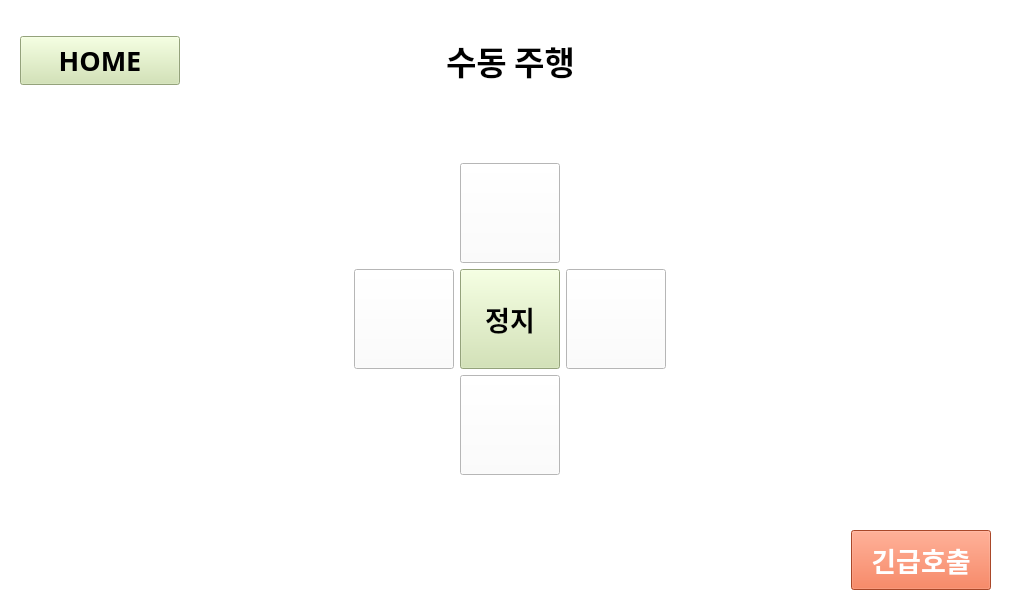
<?xml version="1.0" encoding="UTF-8"?>
<ui version="4.0">
 <class>MainWindow</class>
 <widget class="QMainWindow" name="MainWindow">
  <property name="geometry">
   <rect>
    <x>0</x>
    <y>0</y>
    <width>1024</width>
    <height>600</height>
   </rect>
  </property>
  <property name="sizePolicy">
   <sizepolicy hsizetype="Fixed" vsizetype="Fixed">
    <horstretch>0</horstretch>
    <verstretch>0</verstretch>
   </sizepolicy>
  </property>
  <property name="minimumSize">
   <size>
    <width>1024</width>
    <height>600</height>
   </size>
  </property>
  <property name="maximumSize">
   <size>
    <width>1024</width>
    <height>600</height>
   </size>
  </property>
  <property name="font">
   <font>
    <family>Malgun Gothic</family>
    <pointsize>10</pointsize>
    <weight>75</weight>
    <bold>true</bold>
   </font>
  </property>
  <property name="windowTitle">
   <string>MainWindow</string>
  </property>
  <property name="autoFillBackground">
   <bool>false</bool>
  </property>
  <property name="styleSheet">
   <string notr="true">background-color: white;</string>
  </property>
  <widget class="QWidget" name="centralwidget">
   <widget class="QWidget" name="horizontalLayoutWidget">
    <property name="geometry">
     <rect>
      <x>0</x>
      <y>0</y>
      <width>1021</width>
      <height>121</height>
     </rect>
    </property>
    <layout class="QHBoxLayout" name="layout_title">
     <item>
      <widget class="QPushButton" name="btn_home">
       <property name="sizePolicy">
        <sizepolicy hsizetype="Fixed" vsizetype="Fixed">
         <horstretch>0</horstretch>
         <verstretch>0</verstretch>
        </sizepolicy>
       </property>
       <property name="minimumSize">
        <size>
         <width>180</width>
         <height>0</height>
        </size>
       </property>
       <property name="sizeIncrement">
        <size>
         <width>0</width>
         <height>0</height>
        </size>
       </property>
       <property name="font">
        <font>
         <family>Malgun Gothic</family>
         <pointsize>20</pointsize>
         <weight>75</weight>
         <bold>true</bold>
        </font>
       </property>
       <property name="styleSheet">
        <string notr="true">margin-left: 20px;
background-color: #cfe3ac;
padding: 5px 0;</string>
       </property>
       <property name="text">
        <string>HOME</string>
       </property>
      </widget>
     </item>
     <item>
      <widget class="QLabel" name="title">
       <property name="font">
        <font>
         <family>Malgun Gothic</family>
         <pointsize>25</pointsize>
         <weight>75</weight>
         <bold>true</bold>
        </font>
       </property>
       <property name="styleSheet">
        <string notr="true">text-align: center;</string>
       </property>
       <property name="text">
        <string>수동 주행</string>
       </property>
       <property name="alignment">
        <set>Qt::AlignCenter</set>
       </property>
      </widget>
     </item>
     <item>
      <widget class="QPushButton" name="pushButton_7">
       <property name="sizePolicy">
        <sizepolicy hsizetype="Fixed" vsizetype="Fixed">
         <horstretch>0</horstretch>
         <verstretch>0</verstretch>
        </sizepolicy>
       </property>
       <property name="minimumSize">
        <size>
         <width>180</width>
         <height>0</height>
        </size>
       </property>
       <property name="sizeIncrement">
        <size>
         <width>0</width>
         <height>0</height>
        </size>
       </property>
       <property name="font">
        <font>
         <family>Malgun Gothic</family>
         <pointsize>20</pointsize>
         <weight>75</weight>
         <bold>true</bold>
        </font>
       </property>
       <property name="styleSheet">
        <string notr="true">margin-left: 20px;
background-color: white;
padding: 10px 0;
</string>
       </property>
       <property name="text">
        <string/>
       </property>
       <property name="flat">
        <bool>true</bool>
       </property>
      </widget>
     </item>
    </layout>
   </widget>
   <widget class="QWidget" name="verticalLayoutWidget">
    <property name="geometry">
     <rect>
      <x>0</x>
      <y>119</y>
      <width>1021</width>
      <height>401</height>
     </rect>
    </property>
    <layout class="QHBoxLayout" name="layout_contents">
     <item>
      <spacer name="horizontalSpacer">
       <property name="orientation">
        <enum>Qt::Horizontal</enum>
       </property>
       <property name="sizeType">
        <enum>QSizePolicy::Fixed</enum>
       </property>
       <property name="sizeHint" stdset="0">
        <size>
         <width>50</width>
         <height>20</height>
        </size>
       </property>
      </spacer>
     </item>
     <item>
      <layout class="QVBoxLayout" name="layout_contents_inside">
       <property name="sizeConstraint">
        <enum>QLayout::SetMinimumSize</enum>
       </property>
       <item>
        <layout class="QVBoxLayout" name="verticalLayout">
         <item>
          <layout class="QGridLayout" name="gridLayout">
           <item row="1" column="1">
            <widget class="QPushButton" name="pushButton_3">
             <property name="sizePolicy">
              <sizepolicy hsizetype="Fixed" vsizetype="Fixed">
               <horstretch>0</horstretch>
               <verstretch>0</verstretch>
              </sizepolicy>
             </property>
             <property name="minimumSize">
              <size>
               <width>100</width>
               <height>100</height>
              </size>
             </property>
             <property name="font">
              <font>
               <family>Malgun Gothic</family>
               <pointsize>20</pointsize>
               <weight>75</weight>
               <bold>true</bold>
              </font>
             </property>
             <property name="styleSheet">
              <string notr="true">background-color: #cfe3ac;</string>
             </property>
             <property name="text">
              <string>정지</string>
             </property>
            </widget>
           </item>
           <item row="0" column="1">
            <widget class="QPushButton" name="pushButton">
             <property name="sizePolicy">
              <sizepolicy hsizetype="Fixed" vsizetype="Fixed">
               <horstretch>0</horstretch>
               <verstretch>0</verstretch>
              </sizepolicy>
             </property>
             <property name="minimumSize">
              <size>
               <width>100</width>
               <height>100</height>
              </size>
             </property>
             <property name="styleSheet">
              <string notr="true">background: url(:/assets/assets/arrow_up.png);
</string>
             </property>
             <property name="text">
              <string/>
             </property>
            </widget>
           </item>
           <item row="1" column="2">
            <widget class="QPushButton" name="pushButton_4">
             <property name="sizePolicy">
              <sizepolicy hsizetype="Fixed" vsizetype="Fixed">
               <horstretch>0</horstretch>
               <verstretch>0</verstretch>
              </sizepolicy>
             </property>
             <property name="minimumSize">
              <size>
               <width>100</width>
               <height>100</height>
              </size>
             </property>
             <property name="styleSheet">
              <string notr="true">background: url(:/assets/assets/arrow_right.png);
</string>
             </property>
             <property name="text">
              <string/>
             </property>
            </widget>
           </item>
           <item row="1" column="0">
            <widget class="QPushButton" name="pushButton_2">
             <property name="sizePolicy">
              <sizepolicy hsizetype="Fixed" vsizetype="Fixed">
               <horstretch>0</horstretch>
               <verstretch>0</verstretch>
              </sizepolicy>
             </property>
             <property name="minimumSize">
              <size>
               <width>100</width>
               <height>100</height>
              </size>
             </property>
             <property name="styleSheet">
              <string notr="true">background: url(:/assets/assets/arrow_left.png);
</string>
             </property>
             <property name="text">
              <string/>
             </property>
            </widget>
           </item>
           <item row="2" column="1">
            <widget class="QPushButton" name="pushButton_5">
             <property name="sizePolicy">
              <sizepolicy hsizetype="Fixed" vsizetype="Fixed">
               <horstretch>0</horstretch>
               <verstretch>0</verstretch>
              </sizepolicy>
             </property>
             <property name="minimumSize">
              <size>
               <width>100</width>
               <height>100</height>
              </size>
             </property>
             <property name="styleSheet">
              <string notr="true">background: url(:/assets/assets/arrow_down.png);
</string>
             </property>
             <property name="text">
              <string/>
             </property>
            </widget>
           </item>
          </layout>
         </item>
        </layout>
       </item>
      </layout>
     </item>
     <item>
      <spacer name="horizontalSpacer_2">
       <property name="orientation">
        <enum>Qt::Horizontal</enum>
       </property>
       <property name="sizeType">
        <enum>QSizePolicy::Fixed</enum>
       </property>
       <property name="sizeHint" stdset="0">
        <size>
         <width>50</width>
         <height>20</height>
        </size>
       </property>
      </spacer>
     </item>
    </layout>
   </widget>
   <widget class="QWidget" name="horizontalLayoutWidget_2">
    <property name="geometry">
     <rect>
      <x>0</x>
      <y>520</y>
      <width>1021</width>
      <height>81</height>
     </rect>
    </property>
    <layout class="QHBoxLayout" name="layout_bottom">
     <item alignment="Qt::AlignRight|Qt::AlignVCenter">
      <widget class="QPushButton" name="btn_emrCall">
       <property name="sizePolicy">
        <sizepolicy hsizetype="Fixed" vsizetype="Fixed">
         <horstretch>0</horstretch>
         <verstretch>0</verstretch>
        </sizepolicy>
       </property>
       <property name="minimumSize">
        <size>
         <width>170</width>
         <height>60</height>
        </size>
       </property>
       <property name="font">
        <font>
         <family>Malgun Gothic</family>
         <pointsize>20</pointsize>
         <weight>75</weight>
         <bold>true</bold>
        </font>
       </property>
       <property name="styleSheet">
        <string notr="true">background-color: #ed6339;
color: white;
padding: 5px 10px;
margin-right: 30px;</string>
       </property>
       <property name="text">
        <string>긴급호출</string>
       </property>
      </widget>
     </item>
    </layout>
   </widget>
  </widget>
 </widget>
 <resources>
  <include location="resource.qrc"/>
 </resources>
 <connections/>
</ui>
